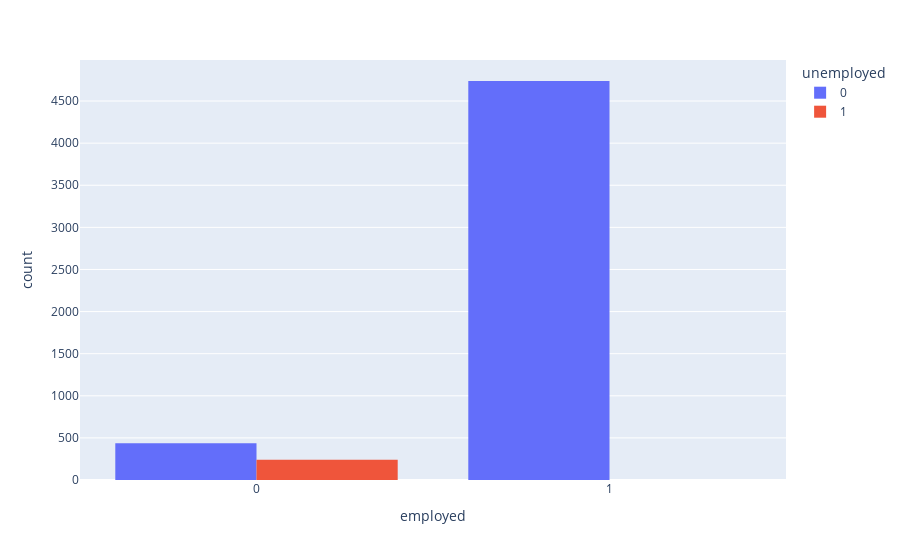

Notebook code for this chart:
### Markdown cell above
### Sanity check target variables

In theory variables `employed` and `unemployed` should be the same and containing reduntant information.

### Code cell
fig = px.histogram(employment, x="employed", color="unemployed", barmode="group")
fig.show()

### Figure 1 — Plotly figure (JSON) as saved in the notebook; plotly's stock layout.template omitted (floating-point values rounded to 4 significant figures; data arrays with more than 128 entries replaced by an {"elided": "..."} marker saying what was removed)
{"data": [{"alignmentgroup": "True", "bingroup": "x", "hovertemplate": "unemployed=0<br>employed=%{x}<br>count=%{y}<extra></extra>", "legendgroup": "0", "marker": {"color": "#636efa", "pattern": {"shape": ""}}, "name": "0", "offsetgroup": "0", "orientation": "v", "showlegend": true, "type": "histogram", "x": {"elided": "5173 int values"}, "xaxis": "x", "yaxis": "y"}, {"alignmentgroup": "True", "bingroup": "x", "hovertemplate": "unemployed=1<br>employed=%{x}<br>count=%{y}<extra></extra>", "legendgroup": "1", "marker": {"color": "#EF553B", "pattern": {"shape": ""}}, "name": "1", "offsetgroup": "1", "orientation": "v", "showlegend": true, "type": "histogram", "x": {"elided": "239 int values"}, "xaxis": "x", "yaxis": "y"}], "layout": {"barmode": "group", "legend": {"title": {"text": "unemployed"}, "tracegroupgap": 0}, "margin": {"t": 60}, "xaxis": {"anchor": "y", "domain": [0, 1], "title": {"text": "employed"}}, "yaxis": {"anchor": "x", "domain": [0, 1], "title": {"text": "count"}}}}
